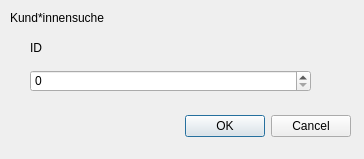
<?xml version="1.0" encoding="UTF-8"?>
<ui version="4.0">
 <class>CustomerSearchDialog</class>
 <widget class="QDialog" name="CustomerSearchDialog">
  <property name="geometry">
   <rect>
    <x>0</x>
    <y>0</y>
    <width>364</width>
    <height>159</height>
   </rect>
  </property>
  <property name="windowTitle">
   <string>Dialog</string>
  </property>
  <widget class="QDialogButtonBox" name="buttonBox">
   <property name="geometry">
    <rect>
     <x>10</x>
     <y>110</y>
     <width>341</width>
     <height>32</height>
    </rect>
   </property>
   <property name="orientation">
    <enum>Qt::Horizontal</enum>
   </property>
   <property name="standardButtons">
    <set>QDialogButtonBox::Cancel|QDialogButtonBox::Ok</set>
   </property>
  </widget>
  <widget class="QLabel" name="label">
   <property name="geometry">
    <rect>
     <x>10</x>
     <y>10</y>
     <width>101</width>
     <height>16</height>
    </rect>
   </property>
   <property name="text">
    <string>Kund*innensuche</string>
   </property>
  </widget>
  <widget class="QLabel" name="label_2">
   <property name="geometry">
    <rect>
     <x>30</x>
     <y>40</y>
     <width>101</width>
     <height>16</height>
    </rect>
   </property>
   <property name="text">
    <string>ID</string>
   </property>
  </widget>
  <widget class="QSpinBox" name="customerIdSpinBox">
   <property name="geometry">
    <rect>
     <x>30</x>
     <y>70</y>
     <width>281</width>
     <height>22</height>
    </rect>
   </property>
  </widget>
 </widget>
 <resources/>
 <connections>
  <connection>
   <sender>buttonBox</sender>
   <signal>accepted()</signal>
   <receiver>CustomerSearchDialog</receiver>
   <slot>accept()</slot>
   <hints>
    <hint type="sourcelabel">
     <x>248</x>
     <y>254</y>
    </hint>
    <hint type="destinationlabel">
     <x>157</x>
     <y>274</y>
    </hint>
   </hints>
  </connection>
  <connection>
   <sender>buttonBox</sender>
   <signal>rejected()</signal>
   <receiver>CustomerSearchDialog</receiver>
   <slot>reject()</slot>
   <hints>
    <hint type="sourcelabel">
     <x>316</x>
     <y>260</y>
    </hint>
    <hint type="destinationlabel">
     <x>286</x>
     <y>274</y>
    </hint>
   </hints>
  </connection>
 </connections>
</ui>
